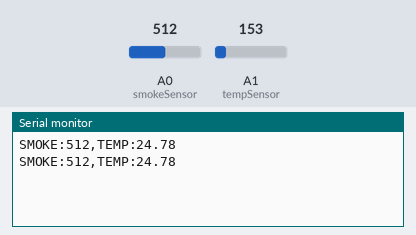
A sketch run on a simulated Arduino Uno, built with avr-gcc and run on an emulated ATmega328P. On the bench: the last lines printed to the serial monitor. Inputs (shaded band) come from the test bench; at power-on: A1 (tempSensor) = 153, A0 (smokeSensor) = 512.

Above: at 1.8 s.
1.9 s: A1 (tempSensor) set to 165
At 2.8 s:
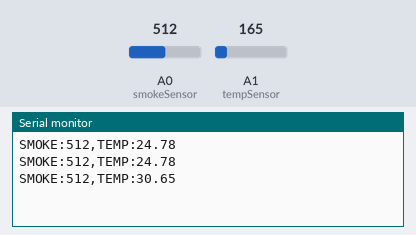
3.4 s: A0 (smokeSensor) set to 716
At 4.7 s:
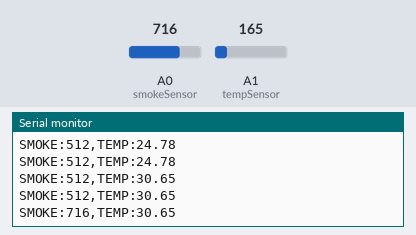
4.9 s: A1 (tempSensor) set to 175
At 5.6 s:
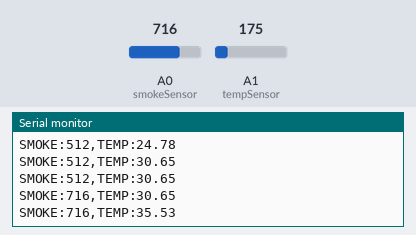
6.4 s: A0 (smokeSensor) set to 900
At 7.8 s:
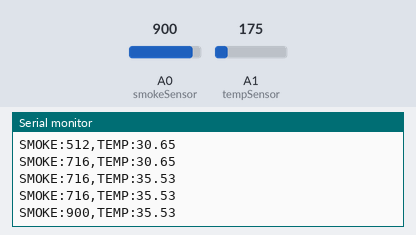
Timing chart, 0 to 8.9 s (numbered marks = the images above; inputs shaded):
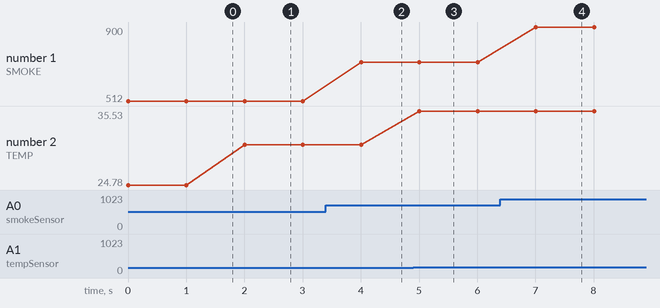

The sketch:

fire_detection.ino
```cpp
int smokeSensor = A0;
int tempSensor = A1;

void setup() {
  Serial.begin(9600);
}

void loop() {
  int smoke = analogRead(smokeSensor);
  int tempRaw = analogRead(tempSensor);
  float voltage = tempRaw * (5.0 / 1023.0);
  float temperatureC = (voltage - 0.5) * 100; // For LM35

  Serial.print("SMOKE:");
  Serial.print(smoke);
  Serial.print(",TEMP:");
  Serial.println(temperatureC);

  delay(1000);
}
```

Measured:
- after the input at 1.9 s, the serial monitor: prints a new line after 0.10 s (image 1)
- after the input at 3.4 s, the serial monitor: prints a new line after 0.60 s (image 2)
- after the input at 4.9 s, the serial monitor: prints a new line after 0.11 s (image 3)
- after the input at 6.4 s, the serial monitor: prints a new line after 0.61 s (image 4)
- plotted number 1: 512 → 716 after the input at 3.4 s, 716 → 900 after the input at 6.4 s
- plotted number 2: 24.78 → 30.65 after the input at 1.9 s, 30.65 → 35.53 after the input at 4.9 s
